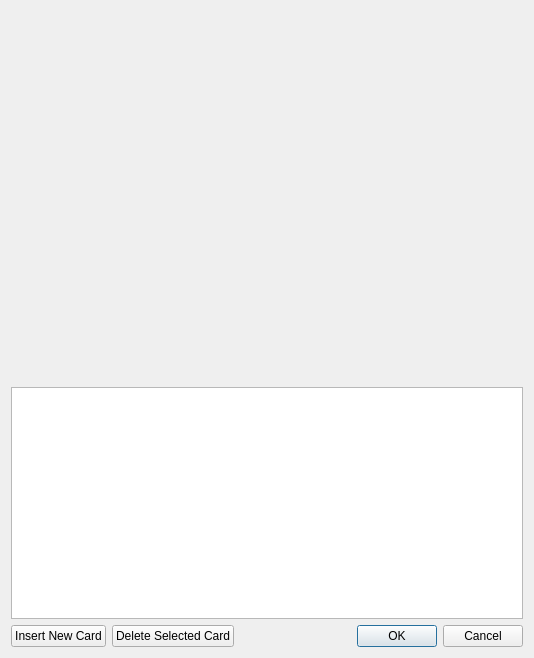
<?xml version="1.0" encoding="UTF-8"?>
<ui version="4.0">
 <class>poker::view::EditCardListDialog</class>
 <widget class="QDialog" name="poker::view::EditCardListDialog">
  <property name="geometry">
   <rect>
    <x>0</x>
    <y>0</y>
    <width>530</width>
    <height>658</height>
   </rect>
  </property>
  <property name="sizePolicy">
   <sizepolicy hsizetype="MinimumExpanding" vsizetype="Preferred">
    <horstretch>0</horstretch>
    <verstretch>0</verstretch>
   </sizepolicy>
  </property>
  <property name="windowTitle">
   <string>Dialog</string>
  </property>
  <layout class="QVBoxLayout" name="verticalLayout">
   <item>
    <widget class="poker::view::CardEditWidget" name="cardEditor" native="true">
     <property name="sizePolicy">
      <sizepolicy hsizetype="Preferred" vsizetype="Preferred">
       <horstretch>0</horstretch>
       <verstretch>0</verstretch>
      </sizepolicy>
     </property>
     <property name="minimumSize">
      <size>
       <width>512</width>
       <height>370</height>
      </size>
     </property>
    </widget>
   </item>
   <item>
    <widget class="QListView" name="cardList">
     <property name="styleSheet">
      <string notr="true">gridline-color: qlineargradient(spread:pad, x1:0, y1:0, x2:1, y2:0, stop:0 rgba(0, 0, 0, 255), stop:1 rgba(255, 255, 255, 255));</string>
     </property>
     <property name="verticalScrollBarPolicy">
      <enum>Qt::ScrollBarAsNeeded</enum>
     </property>
     <property name="showDropIndicator" stdset="0">
      <bool>false</bool>
     </property>
     <property name="dragDropMode">
      <enum>QAbstractItemView::NoDragDrop</enum>
     </property>
     <property name="defaultDropAction">
      <enum>Qt::IgnoreAction</enum>
     </property>
     <property name="alternatingRowColors">
      <bool>false</bool>
     </property>
     <property name="iconSize">
      <size>
       <width>88</width>
       <height>63</height>
      </size>
     </property>
     <property name="movement">
      <enum>QListView::Static</enum>
     </property>
     <property name="flow">
      <enum>QListView::LeftToRight</enum>
     </property>
     <property name="isWrapping" stdset="0">
      <bool>false</bool>
     </property>
     <property name="resizeMode">
      <enum>QListView::Adjust</enum>
     </property>
     <property name="spacing">
      <number>20</number>
     </property>
     <property name="gridSize">
      <size>
       <width>100</width>
       <height>100</height>
      </size>
     </property>
     <property name="viewMode">
      <enum>QListView::IconMode</enum>
     </property>
     <property name="uniformItemSizes">
      <bool>false</bool>
     </property>
    </widget>
   </item>
   <item>
    <layout class="QHBoxLayout" name="horizontalLayout_2">
     <item>
      <widget class="QPushButton" name="btnInsert">
       <property name="text">
        <string>Insert New Card</string>
       </property>
      </widget>
     </item>
     <item>
      <widget class="QPushButton" name="btnDelete">
       <property name="text">
        <string>Delete Selected Card</string>
       </property>
      </widget>
     </item>
     <item>
      <widget class="QDialogButtonBox" name="buttonBox_2">
       <property name="orientation">
        <enum>Qt::Horizontal</enum>
       </property>
       <property name="standardButtons">
        <set>QDialogButtonBox::Cancel|QDialogButtonBox::Ok</set>
       </property>
      </widget>
     </item>
    </layout>
   </item>
  </layout>
 </widget>
 <customwidgets>
  <customwidget>
   <class>poker::view::CardEditWidget</class>
   <extends>QWidget</extends>
   <header location="global">view/cardeditwidget.hpp</header>
   <container>1</container>
  </customwidget>
 </customwidgets>
 <tabstops>
  <tabstop>btnInsert</tabstop>
  <tabstop>btnDelete</tabstop>
  <tabstop>buttonBox_2</tabstop>
  <tabstop>cardList</tabstop>
 </tabstops>
 <resources/>
 <connections>
  <connection>
   <sender>buttonBox_2</sender>
   <signal>accepted()</signal>
   <receiver>poker::view::EditCardListDialog</receiver>
   <slot>accept()</slot>
   <hints>
    <hint type="sourcelabel">
     <x>401</x>
     <y>558</y>
    </hint>
    <hint type="destinationlabel">
     <x>527</x>
     <y>430</y>
    </hint>
   </hints>
  </connection>
  <connection>
   <sender>buttonBox_2</sender>
   <signal>rejected()</signal>
   <receiver>poker::view::EditCardListDialog</receiver>
   <slot>reject()</slot>
   <hints>
    <hint type="sourcelabel">
     <x>468</x>
     <y>551</y>
    </hint>
    <hint type="destinationlabel">
     <x>526</x>
     <y>382</y>
    </hint>
   </hints>
  </connection>
 </connections>
</ui>
